Frame 1 (no input): blank canvas, image omitted
Frame 60 (no input): blank canvas, image omitted
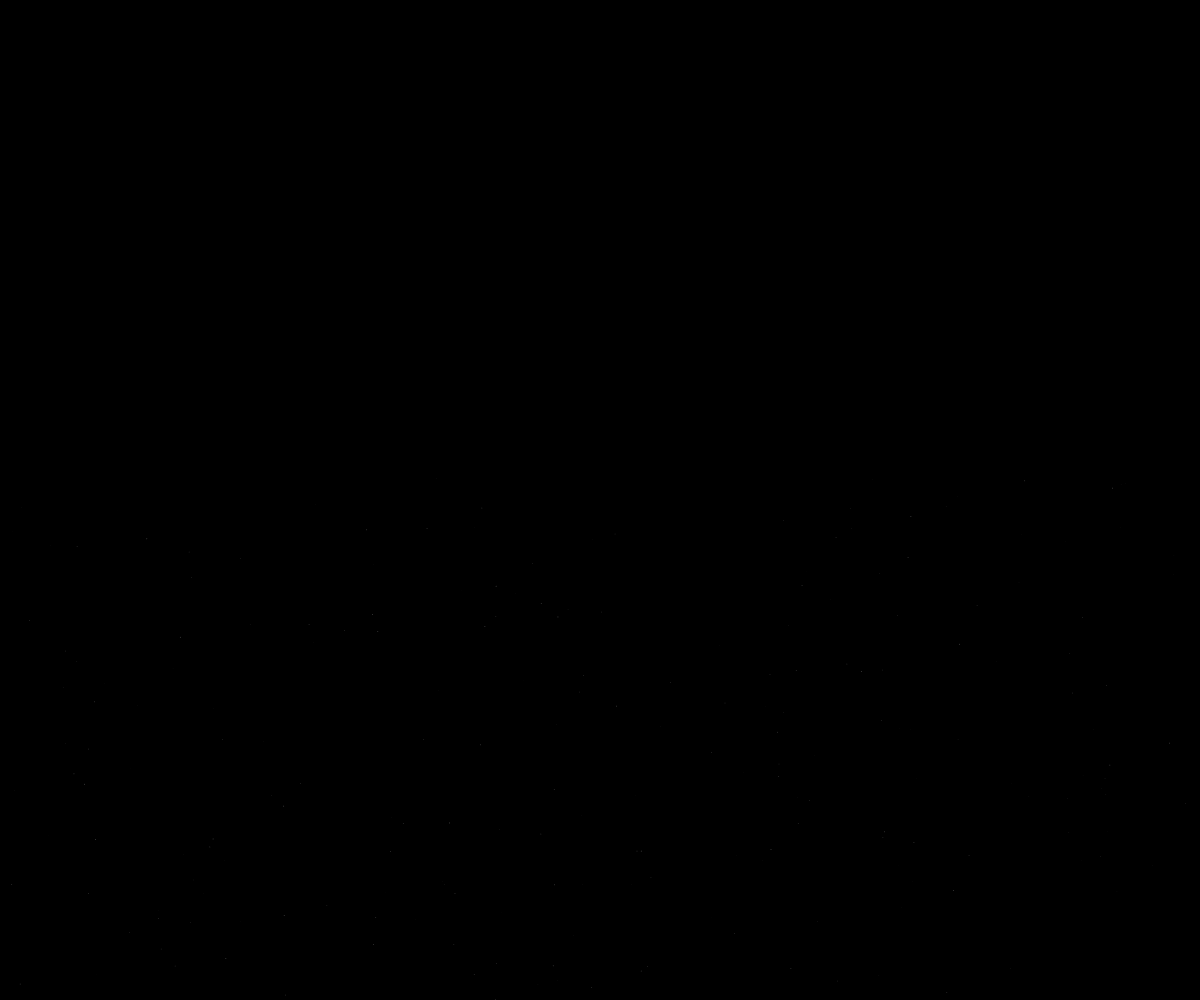
Frame 120 (the mouse pressed at the canvas centre since frame 60)

The p5.js sketch whose frames 1 and 60 were blank and that drew this single picture after the mouse press (run headless with seeded random() and noise() and a simulated clock; from frame 60 on, the mouse is pressed at the canvas centre):

// p5.js sketch
// ── sketch.js
var ps;
var psArray = [];

function setup() {
  createCanvas(window.innerWidth,window.innerHeight);
  ps = new ParticleSystem(createVector(width/2, 100)); 
  ps.addParticles(); 
  psArray.push(ps);
};

function draw() {
	background(0);
	// ps.updatePosition();
	
	ps.run();
    
};

function mousePressed() {
	//if (ps.position.x == mouseX && ps.position.y == mouseY) {
	ps.shatter();
	var psNew = new ParticleSystem(createVector(mouseX, mouseY)); 
  	psNew.addParticles(); 
  	psArray.push(psNew);
	//}

	
}

function mouseMoved() {
	ps.updatePosition();
}




// ── Particle.js
function Particle(position, mass) {
	this.position = position;
	this.mass = mass;
	this.velocity = createVector(random(-10,10), random(-5,10));
	this.acceleration = createVector(0, 0.1);
	this.lifespan = 255;

	this.shatter = function() {
		this.mass *= 0.95;
		this.velocity.add(this.acceleration);
		this.position.add(this.velocity);
		this.acceleration.mult(0);
		this.lifespan -= 2;
	}

	this.update = function(x, y) {
		this.position = createVector(x, y);
	}

	this.applyForce = function(f) {
		this.acceleration.add(p5.Vector.div(f, this.mass));
	}

	this.display = function() {
		noStroke();
		fill(255, 150);
		ellipseMode(CENTER);
		ellipse(this.position.x, this.position.y, this.mass, this.mass);
	}

	this.isDead = function() {
		return lifespan < 0;
	}
}
// ── ParticleSystem.js
function ParticleSystem(position) {
	this.position = position;
	this.particles = [];
	this.rows = 20;
	this.cols = 20;
	this.intact = true;
	this.mass = 10;

	this.addParticles = function() {
		for (var i = 0; i < this.rows * this.cols; i++) {
			var newPos = createVector(this.position.x, this.position.y);
			this.particles.push(new Particle(newPos, random(2,15)));
			console.log(this.particles[i].mass);
		}		
	}

	this.updatePosition = function() {
		for (var i = 0; i < this.particles.length; i++) {
			this.particles[i].update(mouseX, mouseY);
		}
	}

	this.run = function() {
		for (var i = 0; i < this.particles.length; i++) {
			this.particles[i].display();
			if(!this.intact) {
				var gravity = createVector(0, 0.15 * this.particles[i].mass);
				this.particles[i].applyForce(gravity);
				this.particles[i].shatter();
			}
		}
	}

	this.shatter = function() {
		this.intact = false;
	}

}
